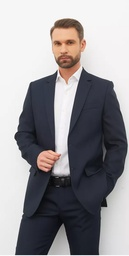
#> input picture data/1.jpg, 129 x 256 px, shrunk from 468 x 926 before the run
$ jupyter execute lab3.ipynb
#> lines starting #> are read from the running program, lines starting #| are printed output that depends on the picture
1. Задания на создание массивов Numpy и простейшие операции над ними. В данных заданиях
используйте генераторы случайных чисел, число уникальных значениях должно быть 4-9, и
лежать в пределах от 1 до 10.
1.1. Создайте массивы V1, V2, V3 – типа int и размерности 10 элементов
1.2. Создайте вектор V, объединив вертикально (один под другим) V1, V2, V3
1.3. Создайте матрицу M размерности 30 x 30, типа int.
1.4. Сложите поэлементно массивы V1 и V2
1.5. Сравните массивы V1 и V2 и найдите несовпадающие значения
2. Задания на индексацию (поиск и сортировку значений) массивов Numpy
2.1. Выберите из матрицы M – значение ячейки из последнего столбца и последней строки
2.2. Выберите из матрицы M – строки с 10 по 20, и столбцы с 5 по 6
2.3. Найдите второе по убыванию значение матрицы M
2.4. Извлеките диагональные элементы из матрицы M
2.5. Найдите в матрице M значения больше 5 ( создайте маску для матрицы)
3. Задания на манипуляцию массивами Numpy
3.1. Измените тип данных массива V на строковый
3.2. Обратите массив V (первое значение должно стать последним и наоборот)
3.3. Сделайте матрицу M плоским массивом
3.4. Переделайте форму вектора V на матрицу размерности 5 x 2
3.5. Удалите из вектора V значения меньше 2.
4. Задания на статистические операции
4.1. Рассчитайте среднее, медиану и дисперсию по вектору V
4.2. Рассчитайте среднее, медиану и дисперсию по матрице M
4.3. Постройте эмпирическую функцию плотности распределения вектора V, визуализируйте
полученную функцию с помощью matplotlib.
4.4. Рассчитайте матрицу корреляции для матрицы M
4.5. Создайте два случайных вектора размерности 10, типа int, каждый из которых содержит 3
уникальных значения, и проверьте гипотезу о их независимости с помощью критерия Хи-
квадрат
5. Задания на векторную и матричную алгебру
5.1. Умножьте матрицу M на вектор V.
5.2. Найдите определитель матрицы M
5.3. Найдите скалярное произведение векторов V и транспонированного V
5.4. Решите систему уравнений MX=V
5.5. Рассчитайте собственные значения и собственные вектора для матрицы M
6. Скачайте два изображения товаров с Wildberries из одной категории (мужские костюмы),
преобразуйте их в многомерные массивы Numpy и определите расстояние Евклида между
ними.
7. Реализуйте метод главных компонент с помощью модуля Numpy и нахождения собственных
векторов. Преобразуйте одну из картинок из п.6 в матрицу новых компонент, меньшей
размерности и визуализируйте ее.
8. Кластеризуйте одну из картинок из п.6 – выделите отдельно брюки и отдельно пиджак на
изображении. Можете использовать метод K-means.
9. Определите цвет фона картинки из п.8 – найдите наиболее частый цвет в матрице, и по
вектору (R,G,B) в matplotlib, выведите полученный цвет.
10. Выберите картинку из п.6 и примените к ней фильтр Калмана.

[cell 1]
import numpy as np
import matplotlib.pyplot as plt
from scipy import stats
from scipy.linalg import eig, det, solve
from sklearn.cluster import KMeans
from PIL import Image

[cell 2]
np.random.seed(42)
V1 = np.random.randint(1, 11, 10)
V2 = np.random.randint(1, 11, 10)
V3 = np.random.randint(1, 11, 10)


V = np.concatenate([V1, V2, V3])


M = np.random.randint(1, 11, (30, 30))


V1_plus_V2 = V1 + V2


non_matching = V1 != V2


last_element = M[-1, -1]


submatrix = M[9:20, 4:6]


unique_sorted = np.unique(M)
second_largest = unique_sorted[-2] if len(unique_sorted) > 1 else unique_sorted[0]


diagonal = np.diag(M)


mask = M > 5


V_str = V.astype(str)


V_reversed = V[::-1]


M_flat = M.flatten()


V_reshaped = V[:10].reshape(5, 2)


V_filtered = V[V >= 2]


v_mean = np.mean(V)
v_median = np.median(V)
v_var = np.var(V)


m_mean = np.mean(M)
m_median = np.median(M)
m_var = np.var(M)


plt.figure(figsize=(10, 6))
plt.hist(V, bins=30, density=True, alpha=0.7, color='blue')
plt.title('Эмпирическая функция плотности V')
plt.show()
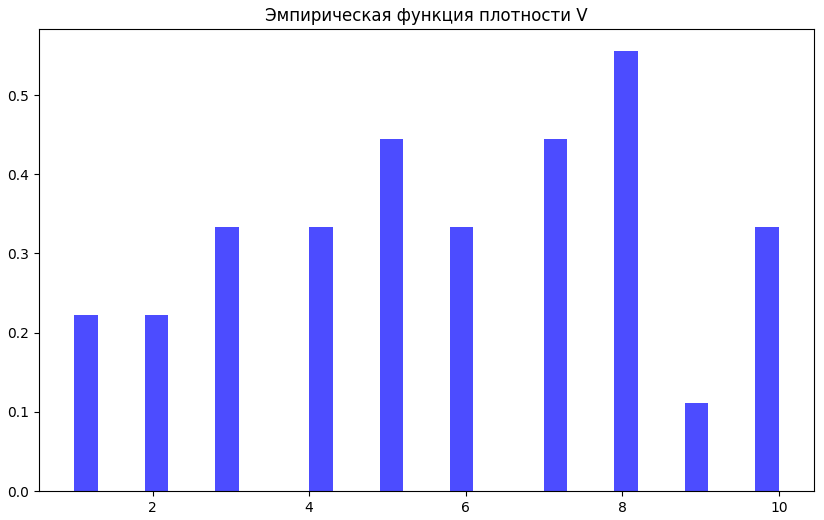
#> figure drawn by matplotlib, 1 panel; tallest bar 0.556 high, from x = 7.9 to 8.2


correlation_matrix = np.corrcoef(M)


vec1 = np.random.choice([1, 5, 9], 10)
vec2 = np.random.choice([2, 6, 10], 10)
contingency_table = np.zeros((len(np.unique(vec1)), len(np.unique(vec2))))
for i, val1 in enumerate(np.unique(vec1)):
    for j, val2 in enumerate(np.unique(vec2)):
        contingency_table[i, j] = np.sum((vec1 == val1) & (vec2 == val2))
chi2, p_value, dof, expected = stats.chi2_contingency(contingency_table)
if p_value < 0.05:
    print('Есть основая отвергнуть 0 гипотезу, что вектора независимы')
else:
    print('Есть основая принять 0 гипотезу, что вектора независимы')

V_padded = np.pad(V[:30], (0, max(0, 30 - len(V))), mode='constant')
M_dot_V = M.dot(V_padded)

M_det = det(M)


dot_product = np.dot(V, V)


X = solve(M, V_padded)

eigenvalues, eigenvectors = eig(M)

[cell 3]
def process_image(pic_file):
#> called with pic_file = 'data/1.jpg'
    img = np.asarray(Image.open(pic_file).convert('RGB'))
#> img is the input picture: shape (256, 129, 3); mean R, G, B 149.5, 147.3, 150.5
    return img
pic1 = "data/1.jpg"
pic2 = "data/2.jpg"
img1 = process_image(pic1)
img2 = process_image(pic2)
#> call 2 of process_image, with pic_file = 'data/2.jpg'
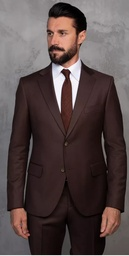
#> input picture data/2.jpg, 129 x 256 px, shrunk from 468 x 926 before the run
#> in process_image, img is the input picture: shape (256, 129, 3); mean R, G, B 86.1, 72.4, 71.7
img1_flat = img1.flatten()
img2_flat = img2.flatten()
euclidean_distance = np.linalg.norm(img1 - img2)
#> euclidean_distance = 42264.1
euclidean_distance
#> Out = 42264.1

[cell 4]
def pca(X, n_components):
#> called with X = array of shape (33024, 3), n_components = 2
    X_centered = X - np.mean(X, axis=0)
    cov_matrix = np.cov(X_centered, rowvar=False)
#> cov_matrix = [[9243.7, 8999, 8502.4], [8999, 8898.3, 8487.2], [8502.4, 8487.2, 8152.7]]
    eigenvals, eigenvecs = eig(cov_matrix)
#> eigenvecs = [[-0.592, -0.743, 0.313], [-0.584, 0.127, -0.802], [-0.556, 0.657, 0.509]]
    idx = eigenvals.argsort()[::-1]
#> idx = [0, 1, 2]
    eigenvecs_sorted = eigenvecs[:, idx]
#> eigenvecs_sorted has the same summary as eigenvecs
    components = eigenvecs_sorted[:, :n_components]
#> components = [[-0.592, -0.743], [-0.584, 0.127], [-0.556, 0.657]]
    return X_centered.dot(components)
img_flat = img1.reshape(-1, 3)
# print(img_flat.shape)
img_pca = pca(img_flat, 2)
#> img_pca = 33024 pairs, first value -182.8 to 247.2, second value -77.99 to 13.76
# print(img_pca.shape)
img_reconstructed = img_pca.reshape(img1.shape[0], img1.shape[1], 2)
plt.figure(figsize=(10, 5))
plt.subplot(1, 2, 1)
plt.imshow(img1)
plt.title('Original Image')
plt.subplot(1, 2, 2)
plt.imshow(img_reconstructed[:, :, 0], cmap='viridis')
plt.title('PCA Reduced')
plt.show()
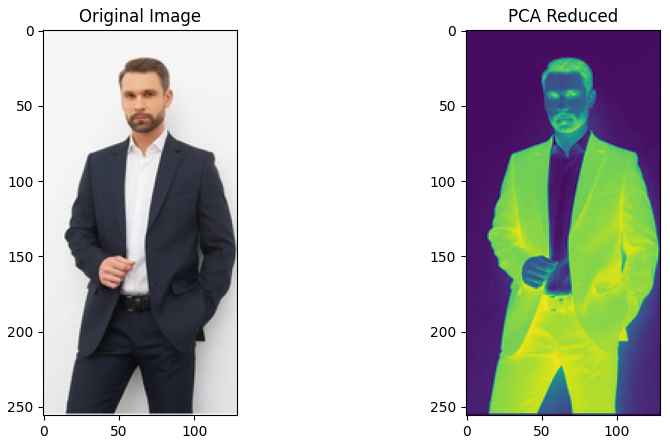
#> figure drawn by matplotlib, 2 panels

[cell 5]
img_flat = img1.reshape(-1, 3)
kmeans = KMeans(n_clusters=5, random_state=42)
labels = kmeans.fit_predict(img_flat)
segmented = labels.reshape(img1.shape[0], img1.shape[1])
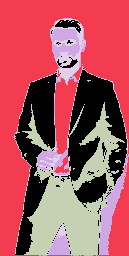
#> segmented: shape (256, 129) int32; 5 distinct labels, from 0 to 4; one colour per label, 0 black

plt.figure(figsize=(10, 5))
plt.subplot(1, 2, 1)
plt.imshow(img1)
plt.subplot(1, 2, 2)
plt.imshow(segmented, cmap='tab10')
plt.show()

[cell 6]
colors, counts = np.unique(img1.reshape(-1, 3), axis=0, return_counts=True)
#> counts = 5288 values, max 4866 at index 5111, min 1 at index 0, mean 6.25
background_color = colors[counts.argmax()]
#> background_color = [246, 246, 246]
plt.figure(figsize=(6, 6))
plt.imshow([[background_color / 255.0]])
plt.title(f'Наиболее частый цвет RGB{tuple(background_color)}')
plt.axis('off')
plt.show()
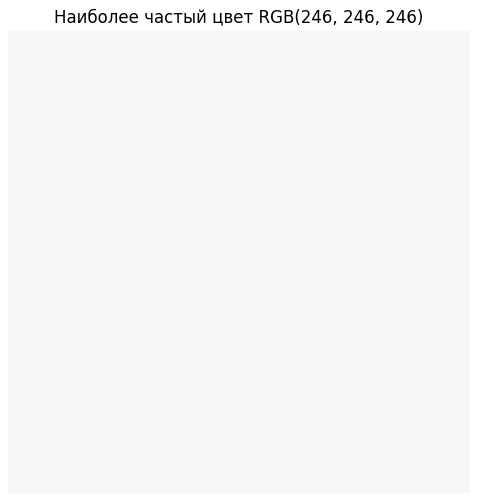
#> figure drawn by matplotlib, 1 panel

[cell 7]
class KalmanFilter:
    def __init__(self, F, H, Q, R, P, x):
        self.F = F
        self.H = H
        self.Q = Q
        self.R = R
        self.P = P
        self.x = x

    def predict(self):
        self.x = self.F @ self.x
        self.P = self.F @ self.P @ self.F.T + self.Q

    def update(self, z):
        y = z - self.H @ self.x
        S = self.H @ self.P @ self.H.T + self.R
        K = self.P @ self.H.T @ np.linalg.inv(S)
        self.x = self.x + K @ y
        self.P = (np.eye(len(self.x)) - K @ self.H) @ self.P

img_gray = np.mean(img1, axis=2)
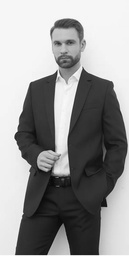
#> img_gray: shape (256, 129) float64; min 6.33, max 254.7, mean 149.1
F = np.eye(1)
H = np.eye(1)
Q = np.eye(1) * 0.1
R = np.eye(1) * 0.1
P = np.eye(1)
x = np.array([img_gray[0, 0]])
#> x = [246]

kf = KalmanFilter(F, H, Q, R, P, x)
filtered_img = np.zeros_like(img_gray)

for i in range(img_gray.shape[0]):
    for j in range(img_gray.shape[1]):
        kf.predict()
        kf.update(np.array([img_gray[i, j]]))
        filtered_img[i, j] = kf.x[0]
#> this loop made 256 passes
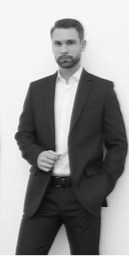
#> filtered_img: shape (256, 129) float64; min 10.18, max 253, mean 149.1

plt.figure(figsize=(10, 5))
plt.subplot(1, 2, 1)
plt.imshow(img_gray, cmap='gray')
plt.title('Оригинальная картинка')
plt.subplot(1, 2, 2)
plt.title('С фильтром Кальмана')
plt.imshow(filtered_img, cmap='gray')
plt.show()
